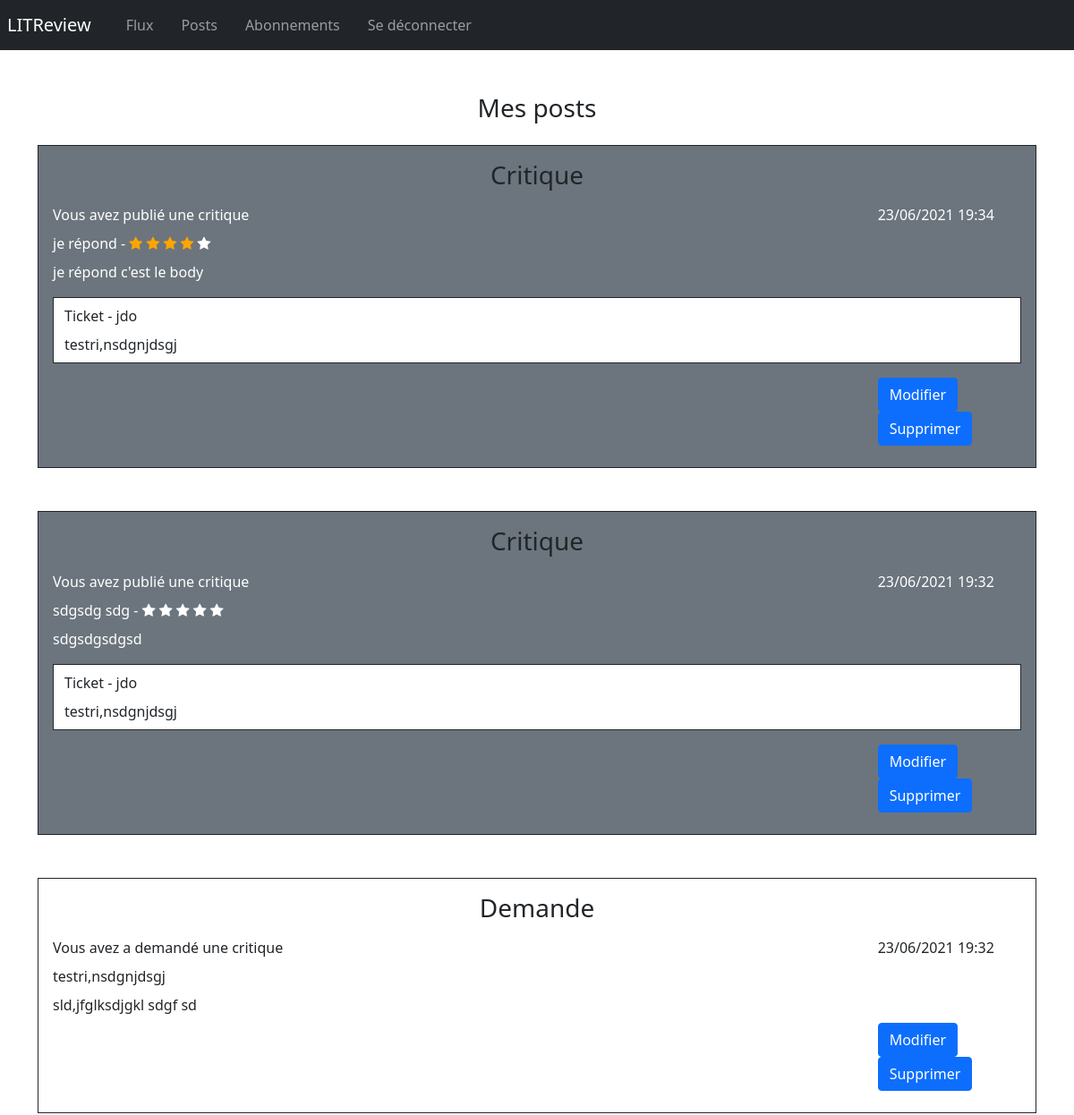
The app's page /posts (signed in, upper part), older data.
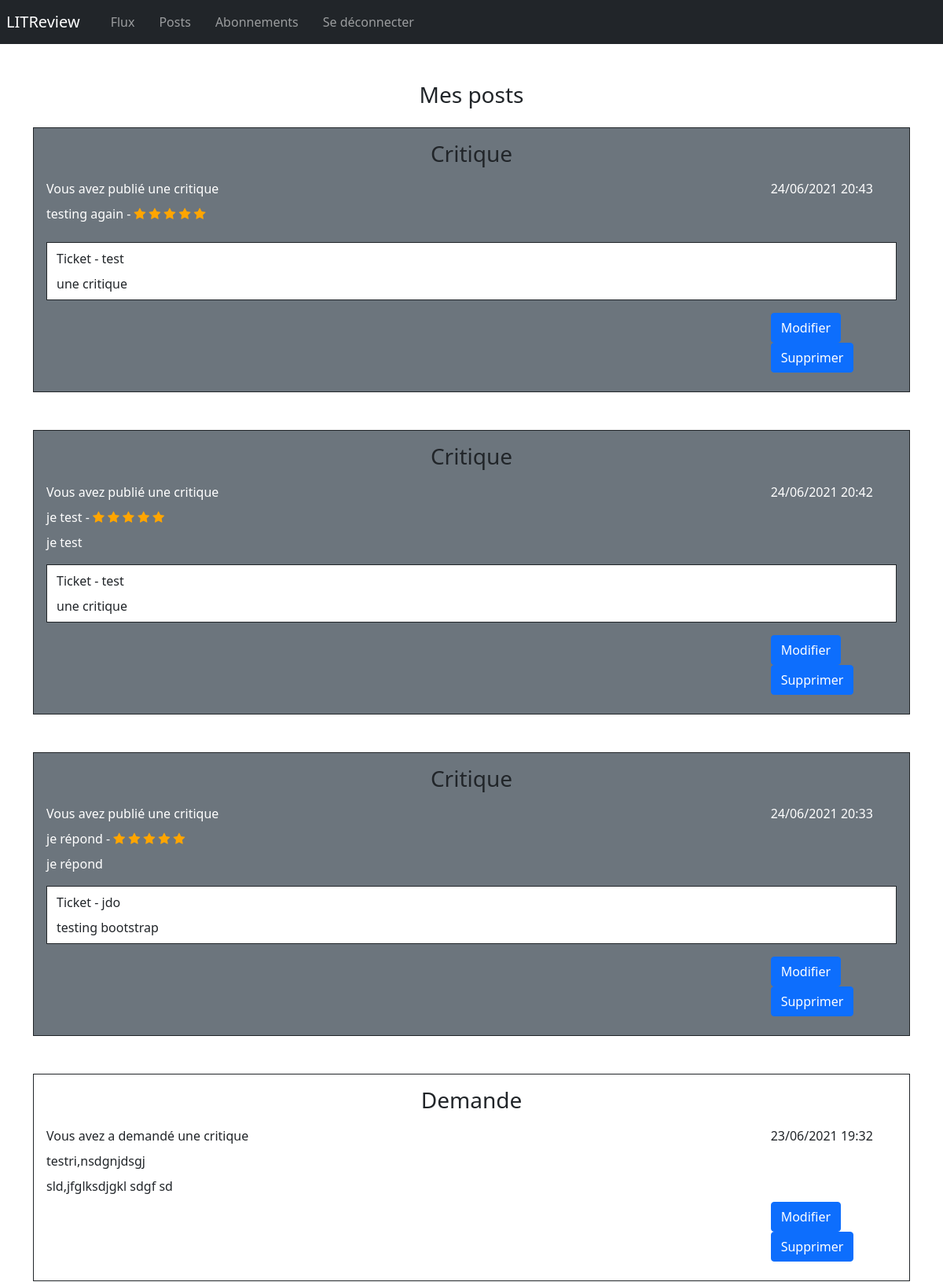
The same page, newer data.
### p9books/models.py (models this page shows)
class Review(models.Model):
    ticket = models.ForeignKey(to=Ticket, on_delete=models.CASCADE)
    rating = models.PositiveSmallIntegerField(
        validators=[MinValueValidator(0), MaxValueValidator(5)])
    headline = models.CharField(max_length=128)
    body = models.CharField(max_length=8192, blank=True)
    user = models.ForeignKey(
        to=settings.AUTH_USER_MODEL, on_delete=models.CASCADE)
    time_created = models.DateTimeField(auto_now_add=True)

class Ticket(models.Model):
    title = models.CharField(max_length=128)
    description = models.TextField(max_length=2048, blank=True)
    user = models.ForeignKey(to=settings.AUTH_USER_MODEL,
                             on_delete=models.CASCADE)
    image = models.ImageField(null=True, blank=True)
    time_created = models.DateTimeField(auto_now_add=True)

### p9books/views.py (the view)
# urls.py: path('posts', views.posts, name="posts"),
@login_required(login_url='login')
def posts(request):
    user = request.user
    tickets = Ticket.objects.filter(user=user.id)
    reviews = Review.objects.filter(user=user.id)
    combined = sorted(chain(tickets, reviews),
                      key=lambda instance: instance.time_created,
                      reverse=True)
    return render(request, 'posts.html', context={'objects': combined})

### p9books/templates/posts.html (shortened to what this page needs)
{% extends "base.html" %}
{% block content %}
<div class="container d-flex justify-content-center mb-3 mt-5">
    <h3>Mes posts</h3>
</div>
<div class="container">
    {% for obj in objects %}
        {% if obj.title %}
            <div class="container bg-white text-dark border border-dark mb-5 p-3">
                <div class="d-flex justify-content-center text-dark"><h3>Demande</h3></div>
                <div class="row mt-2 mb-2">
                    <div class="col-10">Vous avez a demandé une critique</div>
                    <div class="col-2">{{obj.time_created|date:'d/m/Y H:i'}}</div>
                </div>
                <div class="row mt-2 mb-2">
                    <div class="col-10">{{obj.title}}</div>
                </div>
                <div class="row mt-2 mb-2">
                    <div class="col-10">{{obj.description}}</div>
                </div>
                <div class="row justify-content-end mt-2 mb-2">
                    <div class="col-2">
                        <a href="{% url 'edit-ticket' obj.id %}" class="btn btn-primary">Modifier</a>
                        <a href="{% url 'delete-ticket' obj.id %}" class="btn btn-primary">Supprimer</a>
                    </div>
                </div>
                </div>
        {% else %}
            <div class="container bg-secondary text-white border border-dark mb-5 p-3">
                <div class="d-flex justify-content-center text-dark"><h3>Critique</h3></div>
                <div class="row mt-2 mb-2">
                        <div class="col-10">Vous avez publié une critique</div>
                        <div class="col-2">{{obj.time_created|date:'d/m/Y H:i'}}</div>
                </div>
                <div class="row mt-2 mb-2">
                        <div class="col-10">
                            {{obj.headline}} -
                            {% with ''|center:5 as range %}
                            {% for _ in range %}
                                {% if forloop.counter <= obj.rating %}
                                <span class="fa fa-star checked"></span>
                                {% else %}
                                <span class="fa fa-star"></span>
                                {% endif %}
                            {% endfor %}
                            {% endwith %}
                        </div>
                </div>
                <div class="row mt-2 mb-2">
                        <div class="col-10">{{obj.body}}</div>
                </div>
                <div class="container bg-white text-dark border border-dark mb-3 mt-3">
                    <div class="row mt-2 mb-2">
                        <div class="col-10">Ticket - {{obj.ticket.user}}</div>
                    </div>
                    <div class="row mt-2 mb-2">
                        <div class="col-10">{{obj.ticket.title}}</div>
                    </div>
                </div>
            <div class="row justify-content-end mt-2 mb-2">
                <div class="col-2">
                    <a href="{% url 'edit-review' obj.id %}" class="btn btn-primary">Modifier</a>
                    <a href="{% url 'delete-review' obj.id %}" class="btn btn-primary">Supprimer</a>
                </div>
            </div>
            </div>
        {% endif %}
    {% endfor %}
</div>
{% endblock %}

Row changes from the older to the newer data that the page shows:
removed Review: time_created "23/06/2021 19:34", headline "je répond", rating 4 (drawn), body "je répond c'est le body", ticket.user "jdo", ticket "testri,nsdgnjdsgj"
removed Review: time_created "23/06/2021 19:32", headline "sdgsdg sdg", rating 0 (drawn), body "sdgsdgsdgsd", ticket.user "jdo", ticket "testri,nsdgnjdsgj"
added Review: time_created "24/06/2021 20:43", headline "testing again", rating 5 (drawn), ticket.user "test", ticket "une critique"
added Review: time_created "24/06/2021 20:42", headline "je test", rating 5 (drawn), body "je test", ticket.user "test", ticket "une critique"
added Review: time_created "24/06/2021 20:33", headline "je répond", rating 5 (drawn), body "je répond", ticket.user "jdo", ticket "testing bootstrap"
